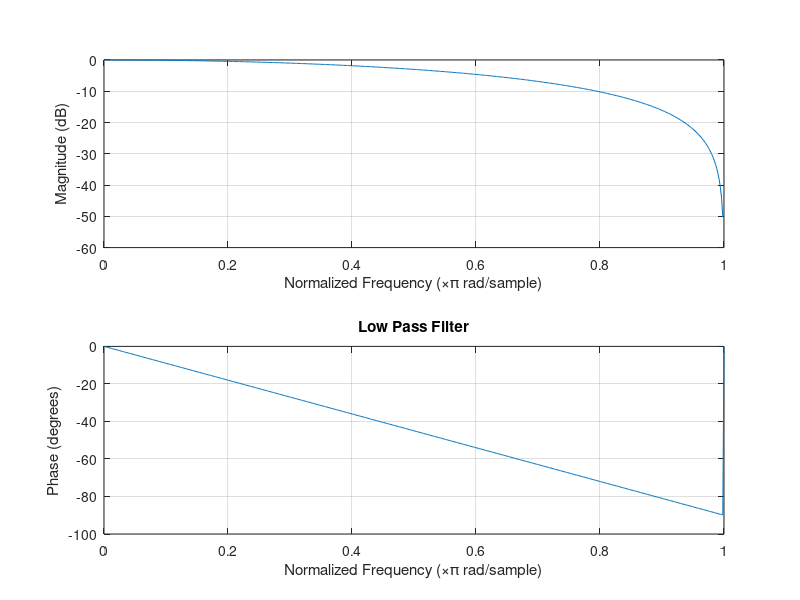
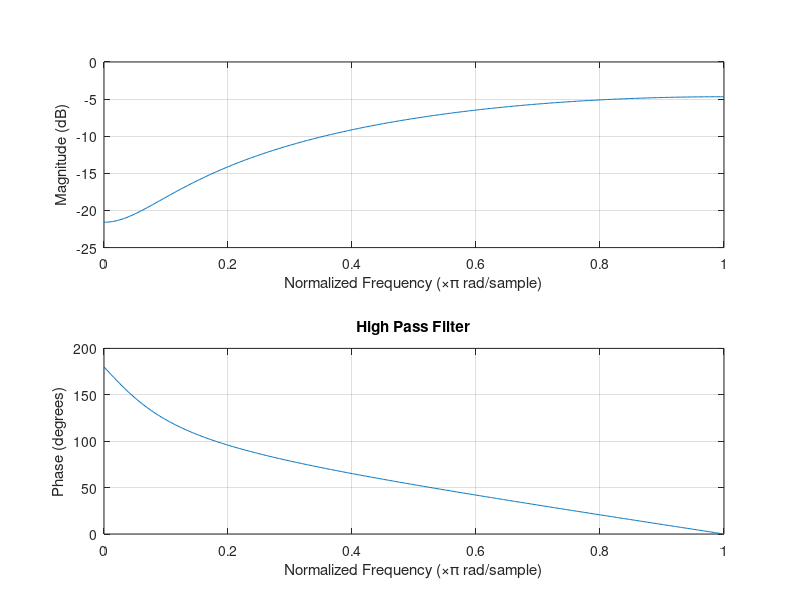
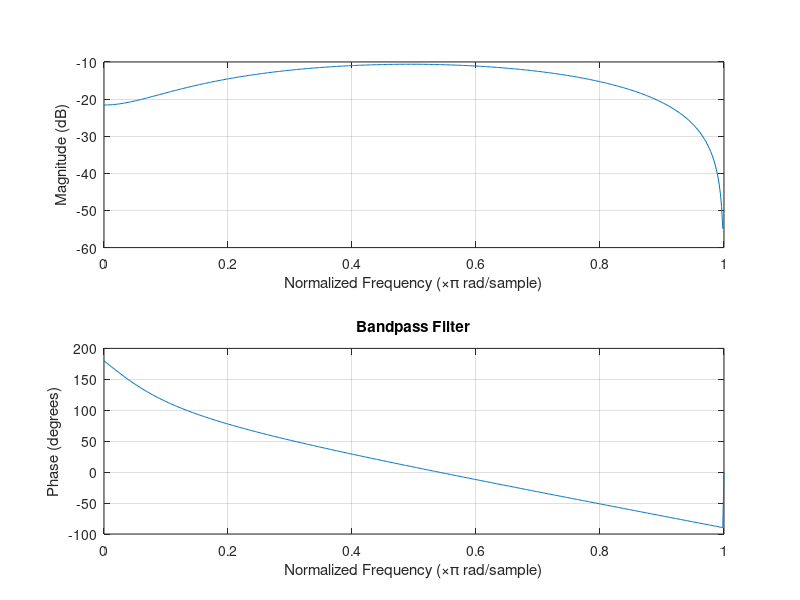
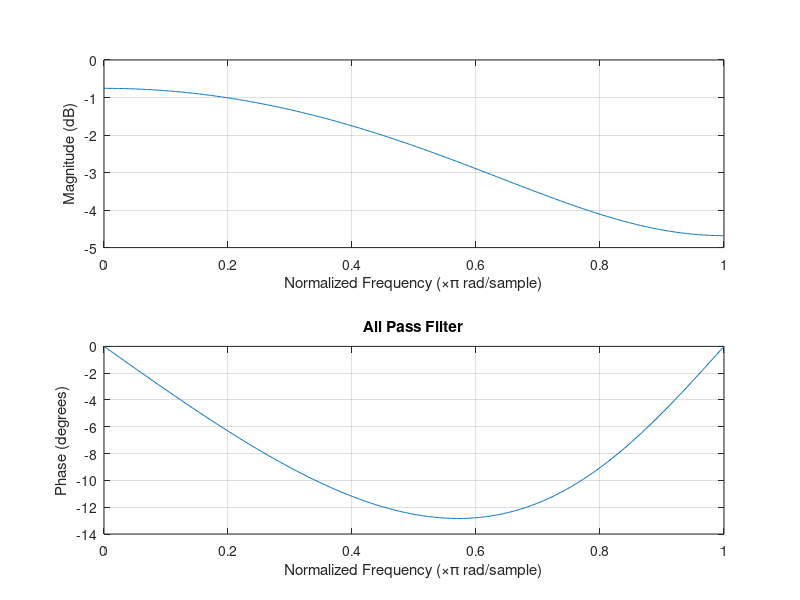

MATLAB code for these plots, in order:
clc
clear all
close all 
h1= [1/2 1/2]
h2= [1/4 -1/3]

%%Calculating convolution to obtin cascaded impulse response of the both
%%the impulse responses in series
h3= conv(h1,h2);
figure(1);
freqz(h1);
title('Low Pass Filter');
figure(2);
freqz(h2);
title('High Pass Filter');
figure(3);
freqz(h3);
title('Bandpass Filter')
figure(4);
%%Adding the impulse responses
h4=h1+h2;
freqz(h4);
title('All Pass Filter')
figure(5);
%%Subtracting the impulse responses
h5=h1-h2;
freqz(h5);
title('Bandstop Filter')